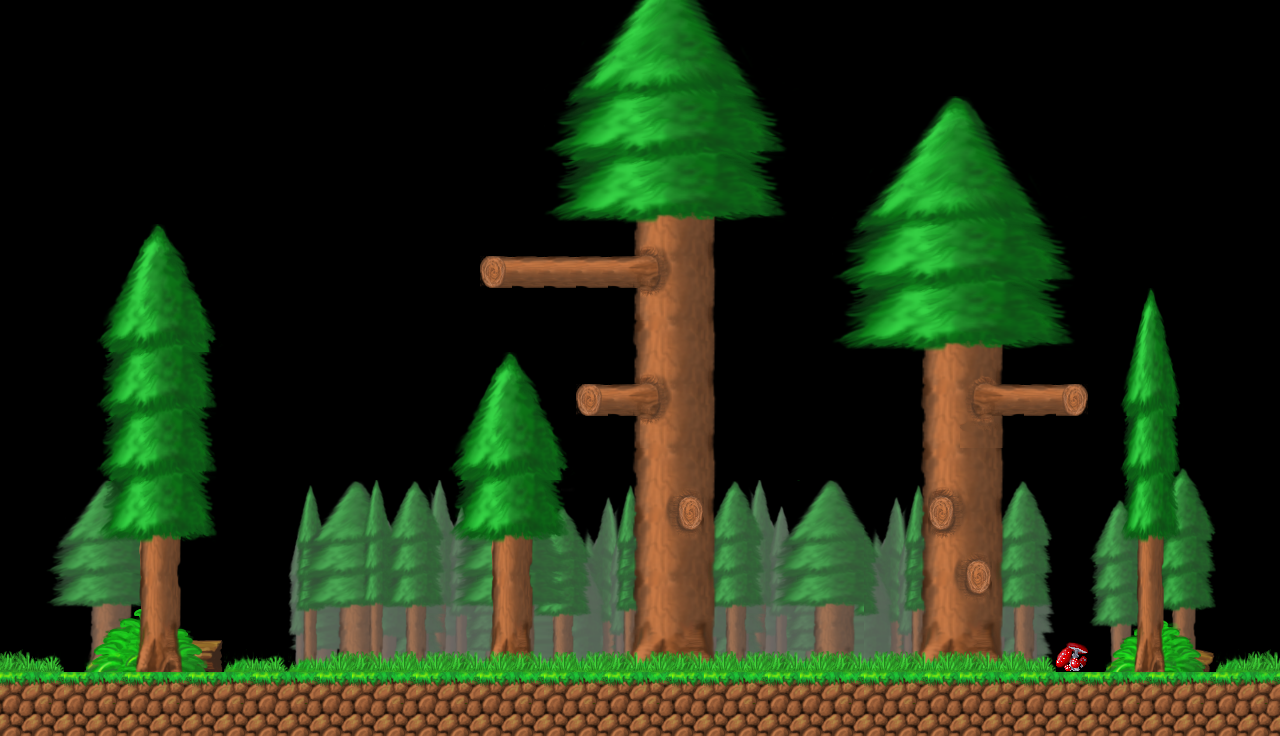

Below is a game level as drawn by its tile map, then a one-line description and the .tmx file that defines it, in full:
An orthogonal 40x23 tile map with 32x32 px tiles, 1 tile layer (Tile Layer 1).

<map version="1.0.0" orientation="orthogonal" renderorder="right-down" width="40" height="23" tilewidth="32" tileheight="32" nextobjectid="1">
 <tileset firstgid="1" source="tilemap.tsx" />
 <layer name="Tile Layer 1" width="40" height="23">
  <data encoding="csv">
0,0,0,0,0,0,0,0,0,0,0,0,0,0,0,0,0,89,90,91,92,93,94,95,96,0,0,0,0,0,0,0,0,0,0,0,0,0,0,0,
0,0,0,0,0,0,0,0,0,0,0,0,0,0,0,0,0,153,154,155,156,157,158,159,160,0,0,0,0,0,0,0,0,0,0,0,0,0,0,0,
0,0,0,0,0,0,0,0,0,0,0,0,0,0,0,0,0,217,218,219,220,221,222,223,224,0,0,0,0,0,0,0,0,0,0,0,0,0,0,0,
0,0,0,0,0,0,0,0,0,0,0,0,0,0,0,0,0,281,282,283,284,285,286,287,288,0,25,26,27,28,29,30,31,32,0,0,0,0,0,0,
0,0,0,0,0,0,0,0,0,0,0,0,0,0,0,0,0,345,346,347,348,349,350,351,352,0,89,90,91,92,93,94,95,96,0,0,0,0,0,0,
0,0,0,0,0,0,0,0,0,0,0,0,0,0,0,0,0,409,410,411,412,413,414,415,416,0,153,154,155,156,157,158,159,160,0,0,0,0,0,0,
0,0,0,0,0,0,0,0,0,0,0,0,0,0,0,0,0,473,474,475,476,477,478,479,480,0,217,218,219,220,221,222,223,224,0,0,0,0,0,0,
0,0,0,35,36,37,38,0,0,0,0,0,0,0,0,0,0,0,0,539,538,541,542,0,0,0,281,282,283,284,285,286,287,288,0,0,0,0,0,0,
0,0,0,99,100,101,102,0,0,0,0,0,0,0,0,3558,3559,3559,3559,3560,602,605,606,0,0,0,345,346,347,348,349,350,351,352,0,0,0,0,0,0,
0,0,0,163,164,165,166,0,0,0,0,0,0,0,0,0,0,0,0,539,666,541,542,0,0,0,409,410,411,412,413,414,415,416,0,33,34,0,0,0,
0,0,0,227,228,229,230,0,0,0,0,0,0,0,0,0,0,0,0,603,604,605,606,0,0,0,473,474,475,476,477,478,479,480,35,97,98,38,0,0,
0,0,0,291,292,293,294,0,0,0,0,0,0,0,35,36,37,38,0,539,538,541,542,0,0,0,0,0,539,540,543,544,0,0,0,161,162,0,0,0,
0,0,0,355,356,357,358,0,0,0,0,0,0,0,99,100,101,102,3558,3560,602,605,606,0,0,0,0,0,603,604,607,3494,3495,3496,0,225,226,0,0,0,
0,0,0,291,292,293,294,0,0,0,0,0,0,0,163,164,165,166,0,539,666,541,542,0,0,0,0,0,539,540,671,672,0,0,0,289,290,0,0,0,
0,15,16,17,18,19,20,0,0,0,0,0,0,0,227,228,229,230,0,603,604,605,606,0,0,0,0,0,603,604,605,606,0,0,21,22,23,24,0,0,
0,79,80,81,82,83,84,0,0,1306,1307,1308,1309,1695,1696,1698,1699,1700,1702,1703,719,720,1693,1311,1312,1314,1315,1702,1703,591,592,1693,1694,0,85,86,87,88,0,0,
0,143,144,145,146,147,148,0,0,1370,1371,1372,1373,1759,1760,1762,1763,1764,1766,1767,783,784,1757,1375,1376,1378,1379,1766,1767,655,656,1757,1758,0,149,150,151,152,0,0,
0,207,208,209,210,211,212,0,0,1434,1435,1436,1437,1823,1824,1826,1827,1828,1830,1831,1819,1820,1821,1439,1440,1442,1443,1830,1831,719,720,1821,1822,0,213,214,215,216,0,0,
0,271,272,273,274,275,276,0,0,1498,1499,1500,1501,1887,1888,1890,1891,1892,1894,1895,1883,1884,1885,1503,1504,1506,1507,1894,1895,783,784,1885,1886,0,277,278,279,280,0,0,
0,335,336,337,338,339,340,0,0,1562,1563,1564,1565,1951,1952,1954,1955,1956,1958,1959,1947,1948,1949,1567,1568,1570,1571,1958,1959,1947,1948,1949,1950,0,341,342,343,344,0,0,
804,805,400,401,402,403,404,802,805,1626,1627,1628,1629,2015,2016,2018,2019,2020,2022,2023,2011,2012,2013,1631,1632,1634,1635,2022,2023,2011,2012,2013,2014,611,405,406,407,408,802,804,
3878,3879,3878,3879,3878,3879,3878,3879,3878,3879,3878,3878,3879,3878,3879,3878,3879,3878,3879,3878,3879,3878,3878,3879,3878,3878,3879,3878,3879,3878,3878,3879,3878,3879,3878,3879,3878,3879,3878,3879,
3942,3942,3942,3942,3942,3942,3942,3942,3942,3942,3942,3942,3942,3942,3942,3942,3942,3942,3942,3942,3942,3942,3942,3942,3942,3942,3942,3942,3942,3942,3942,3942,3942,3942,3942,3942,3942,3942,3942,3942
</data>
 </layer>
</map>
